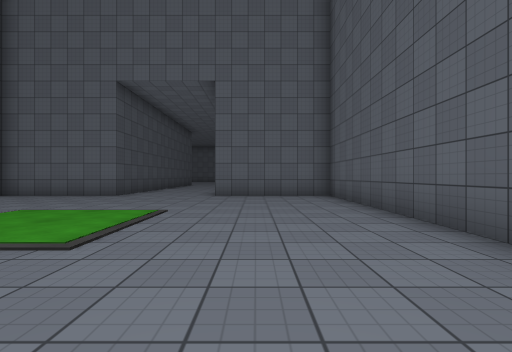
view 1 (above)

14 first-person views from a walk through a 3-D level made in the Unity game engine. The camera is 1.2 m above the floor, looks level and sees 85° across. The floor is counted in squares, 2 m on a side. Each view is taken from the middle of a square. On the plan, view 1 faces up. The plan holds only what a view shows up to about 9 squares ahead; the rest is blank. The place goes on beyond the plan. The player is left out. Surface patterns are stand-ins for the level's own textures.

view 2
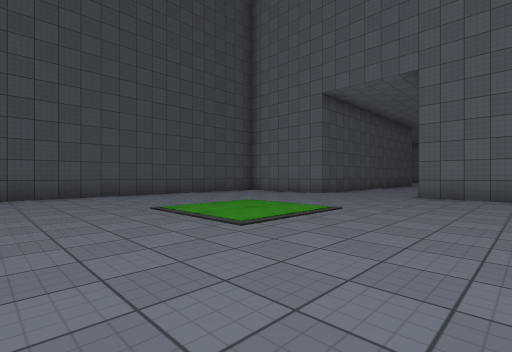

view 3
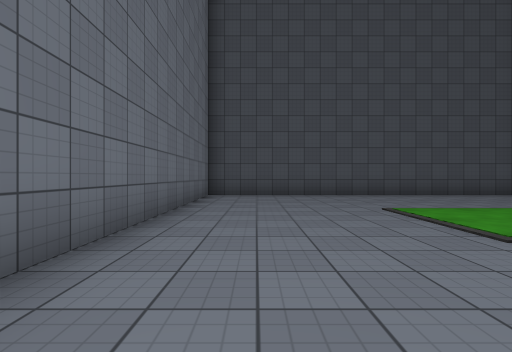

view 4
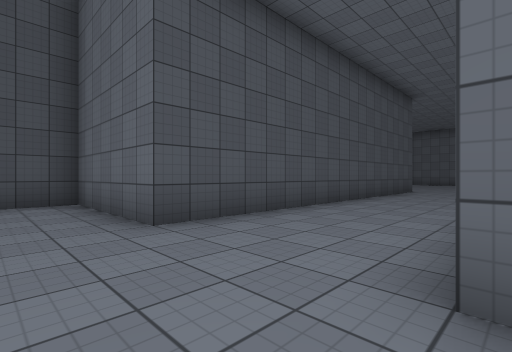

view 5
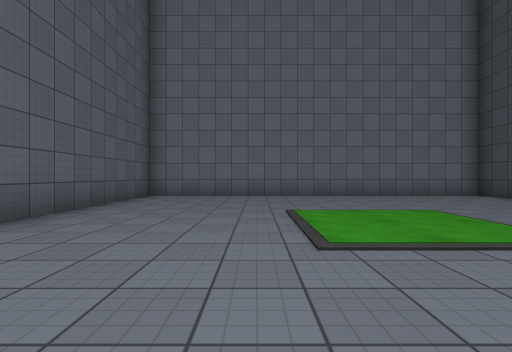

view 6
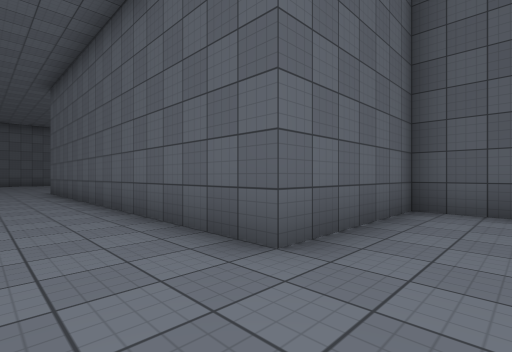

view 7
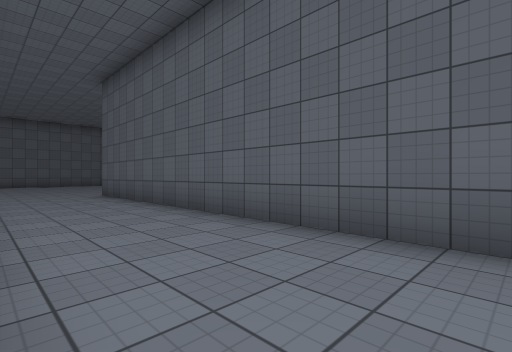

view 8
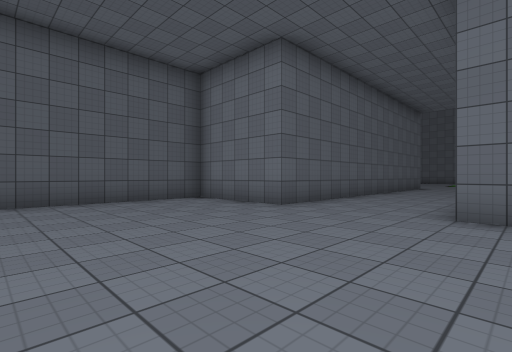

view 9
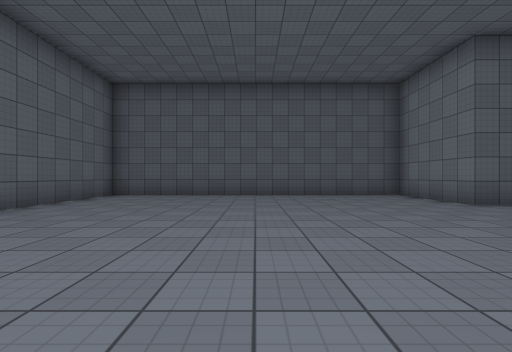

view 10
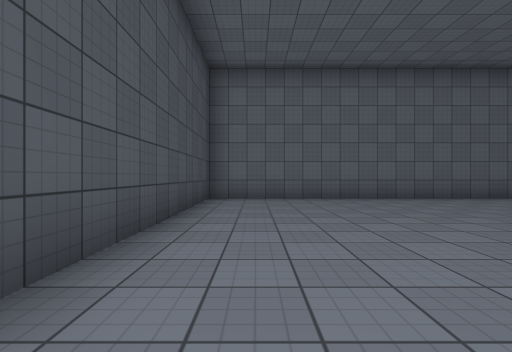

view 11
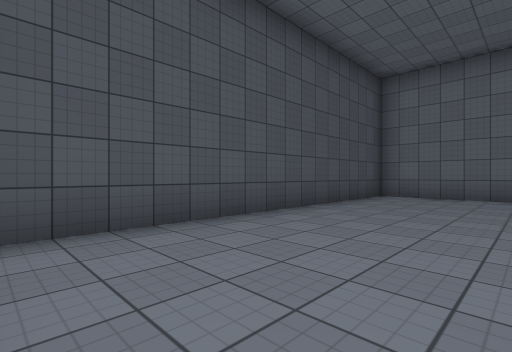

view 12
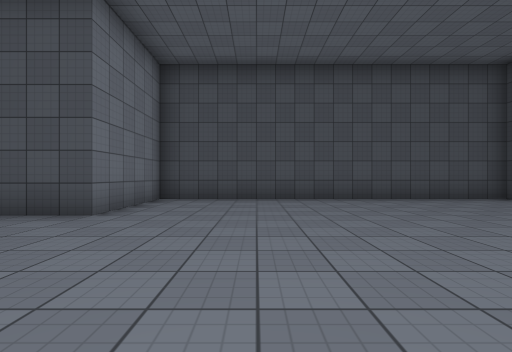

view 13
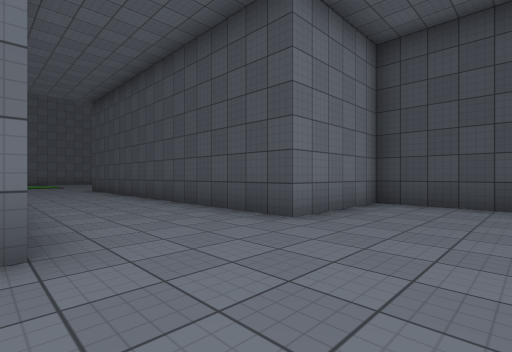

view 14
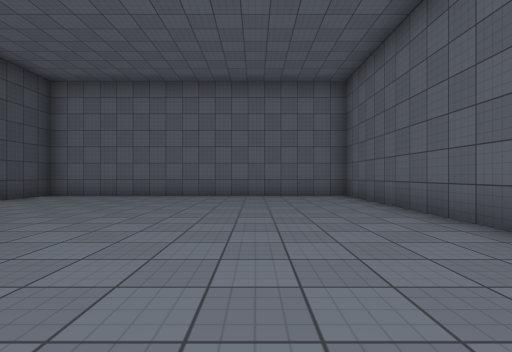

### Floor plan
Points are (right, up) in squares from view 1. A wall is a line through its corners. A room is listed if a view was taken in it or the views show most of it. See-through windows are left out.
Room 1 (views 1, 2, 3, 4, 5, 6, 7)
walls: (-4.2, 18.5) (-4.2, 8.5) (-7.7, 8.5) (-7.7, -1.5) (2.3, -1.5) (2.3, 8.5) (-1.2, 8.5) (-1.2, 18.5)
ways out: opening at (-3, 18.3) to room 2
Room 2 (views 8, 9, 10, 11, 12, 13, 14)
walls: (-1.2, 18.5) (1.8, 18.5) (1.8, 27.5) (-7.2, 27.5) (-7.2, 18.5) (-4.2, 18.5)
ways out: opening at (-3, 18.3) to room 1

Positions as (right, up) in squares from view 1, and headings:
1: (0, 0), facing up
2: (1, 0), facing up-left
3: (1, 0), facing left
4: (-1, 7), facing up-left
5: (-1, 7), facing down
6: (-3, 7), facing up-right
7: (-4, 9), facing up-right
8: (-5, 23), facing down-right
9: (-7, 23), facing right
10: (-6, 20), facing up
11: (-4, 19), facing up-left
12: (0, 21), facing left
13: (-1, 21), facing down-left
14: (-1, 19), facing up
